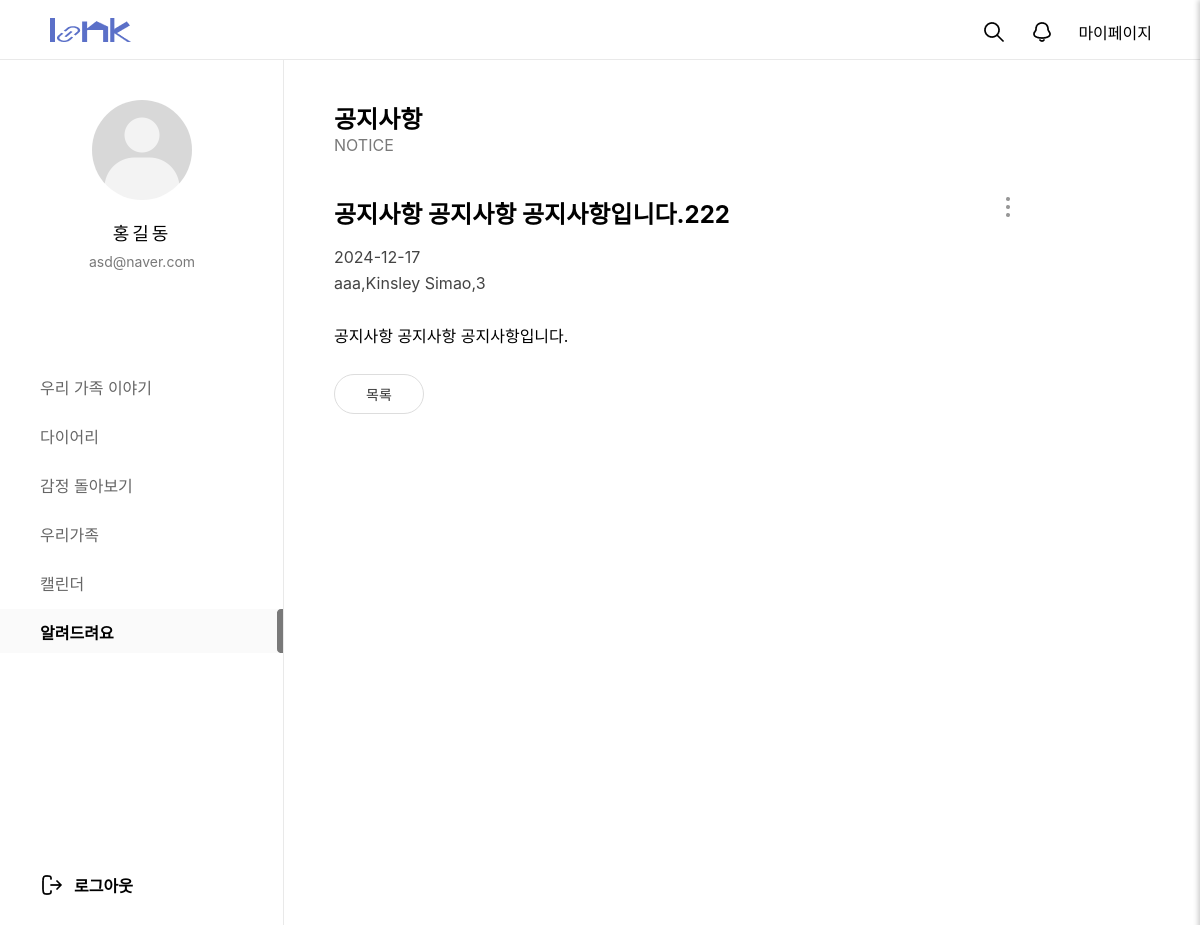
The app's page /customer/noticeview/7/ (signed in) with its own data.
### loginpage/models.py (models this page shows, shortened)
class Member(models.Model):
  id = models.CharField(max_length=50,primary_key=True)
  pw = models.CharField(max_length=100)
  name = models.CharField(max_length=100)
  nicName = models.CharField(max_length=100,default='123')
  mail = models.EmailField(max_length=100)
  birthday = models.CharField(max_length=100)
  gender = models.CharField(max_length=10,choices=[('남자', '남자'), ('여자', '여자')])
  mdate = models.DateTimeField(auto_now=True)
  created_group = models.OneToOneField(
        'diary.GroupDiary',  # '앱이름.모델이름' 형식
        on_delete=models.SET_NULL,
        null=True,
        blank=True,
        related_name='creator'
    )
  joined_group = models.ForeignKey(
        'diary.GroupDiary',  # '앱이름.모델이름' 형식
        on_delete=models.SET_NULL,
        null=True,
        blank=True,
        related_name='members'
    )

### customer/models.py (models this page shows, shortened)
class NoticeBoard(models.Model):
  bno = models.AutoField(primary_key=True)
  member = models.ForeignKey(Administrator,on_delete=models.SET_NULL, null=True)
  btitle = models.CharField(max_length=1000)
  bcontent = models.TextField()
  bdate = models.DateTimeField(auto_now=True)
  bfile = models.ImageField(null=True, blank=True, upload_to='uploads/')
  bfile_thumbnail = models.ImageField(null=True, blank=True, upload_to='uploads/')
  userid = models.CharField(max_length=100,null=True, blank=True)
  bmail = models.CharField(max_length=100, null=True, blank=True)
  category = models.IntegerField(null=True, blank=False)
  status = models.CharField(max_length=50, null=True, blank=True)

### admin1/models.py (models this page shows)
class Administrator(models.Model):
  ano = models.IntegerField(default=0)
  id = models.CharField(max_length=50,primary_key=True)
  pw = models.CharField(max_length=100)
  name = models.CharField(max_length=100)
  nickname = models.CharField(max_length=100,default='관리자')
  tel = models.CharField(max_length=20,default='010-0000-0000')
  role = models.IntegerField()
  adate = models.DateTimeField(auto_now=True)
  def __str__(self):
    return f"{self.id},{self.name},{self.role}"

### customer/views.py (the view)
# urls.py: path('noticeview/<str:bno>/', views.noticeview, name="noticeview"),
def noticeview(request, bno):
  mem = Member.objects.filter(id = request.session['session_id'])
  qs = NoticeBoard.objects.get(bno=bno)
  context = {'view':qs, 'mem_info':mem[0]}
  return render(request, 'customer_notice_view.html', context)

### customer/templates/customer_notice_view.html (shortened to what this page needs)
{% extends 'main_navi_base.html' %}
{% load static %}
  {% block profill-block%}
  <div id="user_profile">
    <div id="pimg">
      <img src="/static/images/home/default_profile.png" alt="">
    </div>
    <p id="uName" >{{mem_info.name}}</p>
    <p id="uEmail">{{mem_info.mail}}</p>
  </div>
		<nav id="menu">
			<ul>
				<a href="/main/index/"><li class="menu_item">우리 가족 이야기</li></a>
				<a href="/diary/diaryHome/"><li class="menu_item">다이어리</li></a>
				<a href="/emotion/main/"><li class="menu_item">감정 돌아보기</li></a>
				<a href="/family1/fam/"><li class="menu_item">우리가족</li></a>
				<a href="/calendar1/cal/"><li class="menu_item">캘린더</li></a>
				<a href="/customer/"><li class="menu_item active">알려드려요</li></a>
			</ul>
		</nav>
  {% endblock profill-block%}
  {% block container-block%}
  <div id="container">
    <div id="customer_notice_menu">
      <h2>공지사항</h2>
      <span>NOTICE</span>
    </div>
    <div id="customer_view_top">
      <div class="customer_view_title">
        <h2>{{view.btitle}}</h2>
        <span>{{view.bdate|date:'Y-m-d'}}</span>
        <span>{{view.member}}</span>
      </div>
      <div id="modify_del_slide_1">
        <img src="/static/images/customer/addBtn.png" alt="" id="openModal_1" style="cursor: pointer;">
      </div>
    </div>
    <div id="customer_content">
      <p>{{view.bcontent}}</p>
    </div>
    <div class="customer_react">
      <div class="back_list" id="back_click">
        <span>목록</span>
      </div>
    </div>
  </div>
  {% endblock container-block%}

### static/css/main_navi_base.css (style rules this page uses)
* { margin: 0; padding: 0; font-family: "Pretendard Variable", Pretendard, -apple-system, BlinkMacSystemFont, system-ui, Roboto, "Helvetica Neue", "Segoe UI", "Apple SD Gothic Neo", "Noto Sans KR", "Malgun Gothic", "Apple Color Emoji", "Segoe UI Emoji", "Segoe UI Symbol", sans-serif; }
a { text-decoration: none; color: inherit; cursor: pointer; }
ol, ul { list-style: none; }
#user_profile { width: 284px; height: 264px; text-align: center; }
#uName { font-size: 18px; font-weight: 500; letter-spacing: 3px; line-height: 21px; margin-top:23px }
#uEmail { font-size: 14px; font-weight: 400; line-height: 17px; color: #797979; margin-top:9px }
#pimg { width: 100px; height: 100px; border-radius: 100%; overflow: hidden; margin: 40px auto 0; }
#pimg img { width: 100%; height: 100%; object-fit: cover; }
#menu ul { list-style: none; padding-left: 0; margin-bottom: 220px; }
#menu ul li { height: 44px; padding: 11px 0 11px 40px; margin-bottom: 5px; box-sizing: border-box; transition: background-color 0.3s, color 0.3s; }
.menu_item { font-size: 16px; font-weight: 400; color: #666; }
.menu_item.active { font-size: 16px; font-weight: 600; color: #000; background-color: #FAFAFA; background-image: url(/static/images/home/menu_bar.png); background-repeat: no-repeat; background-position: right center; }

### static/css/customer/customer_service.css (style rules this page uses)
* { margin: 0; padding: 0; box-sizing: border-box; font-family: "Pretendard Variable", Pretendard, -apple-system, BlinkMacSystemFont, system-ui, Roboto, "Helvetica Neue", "Segoe UI", "Apple SD Gothic Neo", "Noto Sans KR", "Malgun Gothic", "Apple Color Emoji", "Segoe UI Emoji", "Segoe UI Symbol", sans-serif; }
a { text-decoration: none; }
body, html { height: 100%; }
#container { width: 100%; min-height: 100vh; padding: 100px 180px 300px 334px; }

### static/css/customer/customer_notice_view.css (style rules this page uses)
* { margin: 0; padding: 0; box-sizing: border-box; font-family: "Pretendard Variable", Pretendard, -apple-system, BlinkMacSystemFont, system-ui, Roboto, "Helvetica Neue", "Segoe UI", "Apple SD Gothic Neo", "Noto Sans KR", "Malgun Gothic", "Apple Color Emoji", "Segoe UI Emoji", "Segoe UI Symbol", sans-serif; }
a { text-decoration: none; }
body, html { height: 100%; }
#container { width: 100%; min-height: 100vh; padding: 100px 180px 300px 334px; }
#customer_notice_menu { width: 100%; height: 70px; margin-bottom: 25px; }
#customer_notice_menu span { color:#797979; }
#customer_view_top { width: 100%; display: flex; position: relative; justify-content: space-between; }
.customer_view_title h2 { font-size: 24px; margin-bottom: 17px; }
.customer_view_title span { width: 100%; display: block; font-size: 16px; color: #444444; margin-bottom: 6px; }
#customer_content { width: 100%; }
#customer_content p { margin: 20px 0 20px 0; line-height: 35px; }
.customer_react { display: flex; font-size: 14px; color: #333; margin-bottom: 40px; }
.customer_react .back_list { width: 90px; height: 40px; border: 1px solid #ddd; border-radius: 50px; text-align: center; padding-top: 7px; margin-right: 5px; cursor: pointer; }
.back_list span { line-height: 25px; text-align: center; vertical-align: middle; display: inline-block; width: 50px; }
#modify_del_slide_1, #modify_del_slide_2 { position: relative; position: absolute; right: 0; }

### static/css/customer/customer_notice_list.css (style rules this page uses)
* { margin: 0; padding: 0; box-sizing: border-box; font-family: "Pretendard Variable", Pretendard, -apple-system, BlinkMacSystemFont, system-ui, Roboto, "Helvetica Neue", "Segoe UI", "Apple SD Gothic Neo", "Noto Sans KR", "Malgun Gothic", "Apple Color Emoji", "Segoe UI Emoji", "Segoe UI Symbol", sans-serif; }
a { text-decoration: none; color:inherit; }
body, html { height: 100%; }
#container { width: 100%; min-height: 100vh; padding: 60px 300px 0 300px; }

### static/css/emotion/emotion.css (style rules this page uses)
* { margin: 0; padding: 0; box-sizing: border-box; font-family: "Pretendard Variable", Pretendard, -apple-system, BlinkMacSystemFont, system-ui, Roboto, "Helvetica Neue", "Segoe UI", "Apple SD Gothic Neo", "Noto Sans KR", "Malgun Gothic", "Apple Color Emoji", "Segoe UI Emoji", "Segoe UI Symbol", sans-serif; }
a { text-decoration: none; color: inherit; cursor: pointer; }
ol, ul { list-style: none; }
body, html { height: 100%; }
#container { width: 100%; min-height: 100vh; padding: 100px 100px 100px 334px; }

### records on screen
Member: name "홍길동", mail "asd@naver.com"
NoticeBoard: btitle "공지사항 공지사항 공지사항입니다.222", bdate "2024-12-17", member "aaa,Kinsley Simao,3", bcontent "공지사항 공지사항 공지사항입니다."
